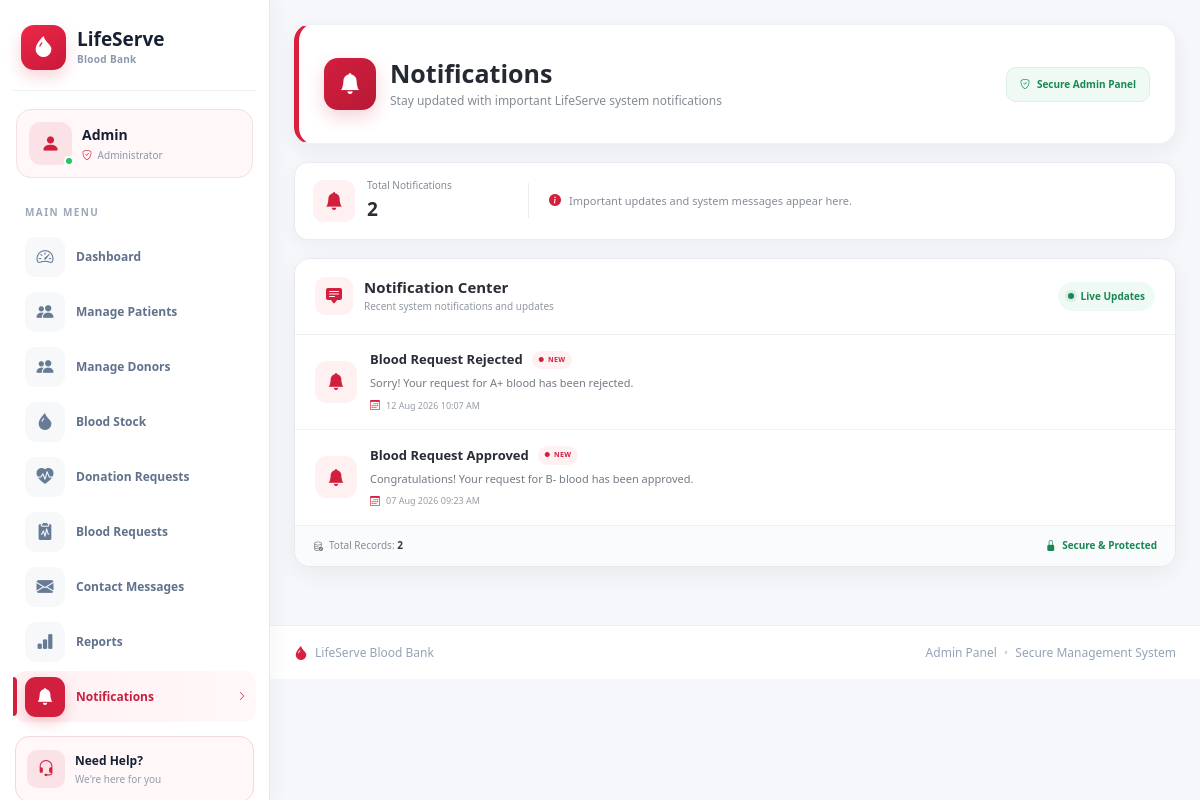
The page /adminpanel/notifications/ (signed in) on the database its author committed.
### accounts/models.py (models this page shows, shortened)
class Notification(models.Model):
    TYPES = (
        ("donation", "Donation"),
        ("blood", "Blood Request"),
        ("contact", "Contact"),
        ("system", "System"),
    )
    user = models.ForeignKey(
        User,
        on_delete=models.CASCADE,
        related_name="notifications"
    )
    title = models.CharField(max_length=200)
    message = models.TextField()
    notification_type = models.CharField(
        max_length=20,
        choices=TYPES,
        default="system"
    )
    is_read = models.BooleanField(default=False)
    created_at = models.DateTimeField(auto_now_add=True)
    class Meta:
        ordering = ["-created_at"]

### adminpanel/views.py (the view)
# urls.py: path("notifications/", views.admin_notifications, name="admin_notifications"),
@login_required
def admin_notifications(request):
    notifications = Notification.objects.filter(
        user_id=request.user.id
    ).order_by("-created_at")
    Notification.objects.filter(
        user_id=request.user.id,
        is_read=False
    ).update(is_read=True)
    return render(
        request,
        "adminpanel/admin_notifications.html",
        {
            "notifications": notifications,
        }
    )

### accounts/context_processors.py (called while the page is built)
def notification_count(request):
    if request.user.is_authenticated:
        count = Notification.objects.filter(
            user=request.user,
            is_read=False
        ).count()
        return {
            "notification_count": count
        }
    return {
        "notification_count": 0
    }

def contact_message_count(request):
    unread_count = ContactMessage.objects.filter(is_read=False).count()
    return {
        "contact_message_count": unread_count
    }

### donor/context_processors.py (called while the page is built)
def donor_data(request):
    donor = None
    if request.user.is_authenticated:
        try:
            donor = Donor.objects.get(user=request.user)
        except Donor.DoesNotExist:
            donor = None
    return {
        "donor": donor
    }

### lifeserve/offline_translation.py (called while the page is built)
    def __call__(self, request):
        response = self.get_response(request)
        if request.LANGUAGE_CODE != 'hi' or response.get('Content-Type', '').split(';')[0] != 'text/html':
            return response
        if not response.streaming:
            response.content = translate_html(response.content.decode(response.charset or 'utf-8')).encode(response.charset or 'utf-8')
            response.headers.pop('Content-Length', None)
        return response

### patient/context_processors.py (called while the page is built)
def patient_data(request):
    if request.user.is_authenticated:
        patient = Patient.objects.filter(user=request.user).first()
        return {
            "patient": patient
        }
    return {}

### lifeserve/templates/adminpanel/admin_notifications.html (shortened to what this page needs)
{% extends "adminpanel/base.html" %}
{% load static %}
{% block extra_css %}
<link rel="stylesheet" href="{% static 'css/admin-notifications.css' %}">
{% endblock %}
{% block content %}
<div class="notifications-page">
     <section class="notifications-page-header">
        <div class="notifications-header-content">
            <div class="notifications-page-icon">
                <i class="bi bi-bell-fill"></i>
            </div>
            <div>
                <h2>Notifications</h2>
                <p>Stay updated with important LifeServe system notifications</p>
            </div>
        </div>
         <div class="reports-header-badge">
            <i class="bi bi-shield-check"></i>
            <span>Secure Admin Panel</span>
        </div>
    </section>
    <div class="notifications-summary">
        <div class="notifications-summary-left">
            <div class="notifications-summary-icon">
                <i class="bi bi-bell-fill"></i>
            </div>
            <div>
                <span>Total Notifications</span>
                <strong>{{ notifications|length }}</strong>
            </div>
        </div>
        <div class="notifications-summary-info">
            <i class="bi bi-info-circle-fill"></i>
            <span>Important updates and system messages appear here.</span>
        </div>
    </div>
    <div class="notifications-card">
        <div class="notifications-card-header">
            <div class="notifications-card-title">
                <div class="notifications-card-title-icon">
                    <i class="bi bi-chat-square-text-fill"></i>
                </div>
                <div>
                    <h4>Notification Center</h4>
                    <p>Recent system notifications and updates</p>
                </div>
            </div>
            <div class="notifications-live-badge">
                <span class="notifications-live-dot"></span>
                Live Updates
            </div>
        </div>
        <div class="notifications-card-body">
            {% for n in notifications %}
            <div class="notification-item">
                <div class="notification-icon">
                    <i class="bi bi-bell-fill"></i>
                </div>
                <div class="notification-content">
                    <div class="notification-top">
                        <h5>{{ n.title }}</h5>
                        <span class="notification-status">
                            <i class="bi bi-circle-fill"></i>
                            New
                        </span>
                    </div>
                    <p>
                        {{ n.message }}
                    </p>
                    <div class="notification-date">
                        <i class="bi bi-calendar3"></i>
                        <span>
                            {{ n.created_at|date:"d M Y h:i A" }}
                        </span>
                    </div>
                </div>
            </div>
            {% endfor %}
        </div>
        <div class="notifications-card-footer">
            <div class="notifications-records">
                <i class="bi bi-database-check"></i>
                <span>
                    Total Records:
                    <strong>{{ notifications|length }}</strong>
                </span>
            </div>
            <div class="notifications-protected">
                <i class="bi bi-lock-fill"></i>
                Secure &amp; Protected
            </div>
        </div>
    </div>
</div>
{% endblock %}

### lifeserve/static/css/admin.css (style rules this page uses)
* { box-sizing: border-box; }
html, body { margin: 0; padding: 0; width: 100%; min-height: 100%; font-family: "Segoe UI", Arial, sans-serif; background: #f5f7fa; }
body { overflow-x: hidden; }
.admin-content > * { max-width: 100%; }

### rows shown on the page
Notification: title "Blood Request Rejected", message "Sorry! Your request for A+ blood has been rejected.", created_at "12 Aug 2026 10:07 AM"
Notification: title "Blood Request Approved", message "Congratulations! Your request for B- blood has been approved.", created_at "07 Aug 2026 09:23 AM"

### other values the page prints
{{ notifications|length }} "2"
